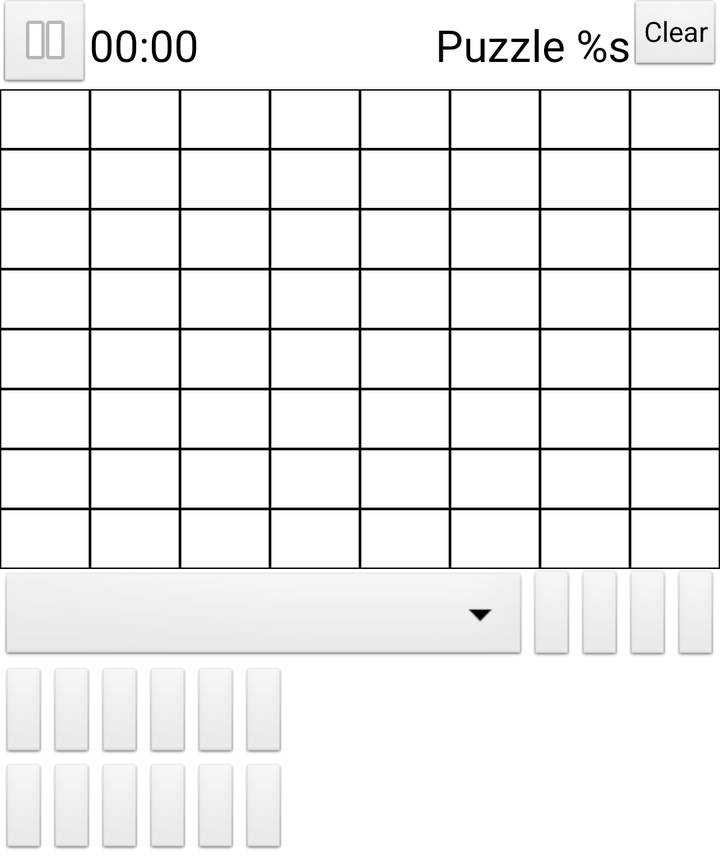
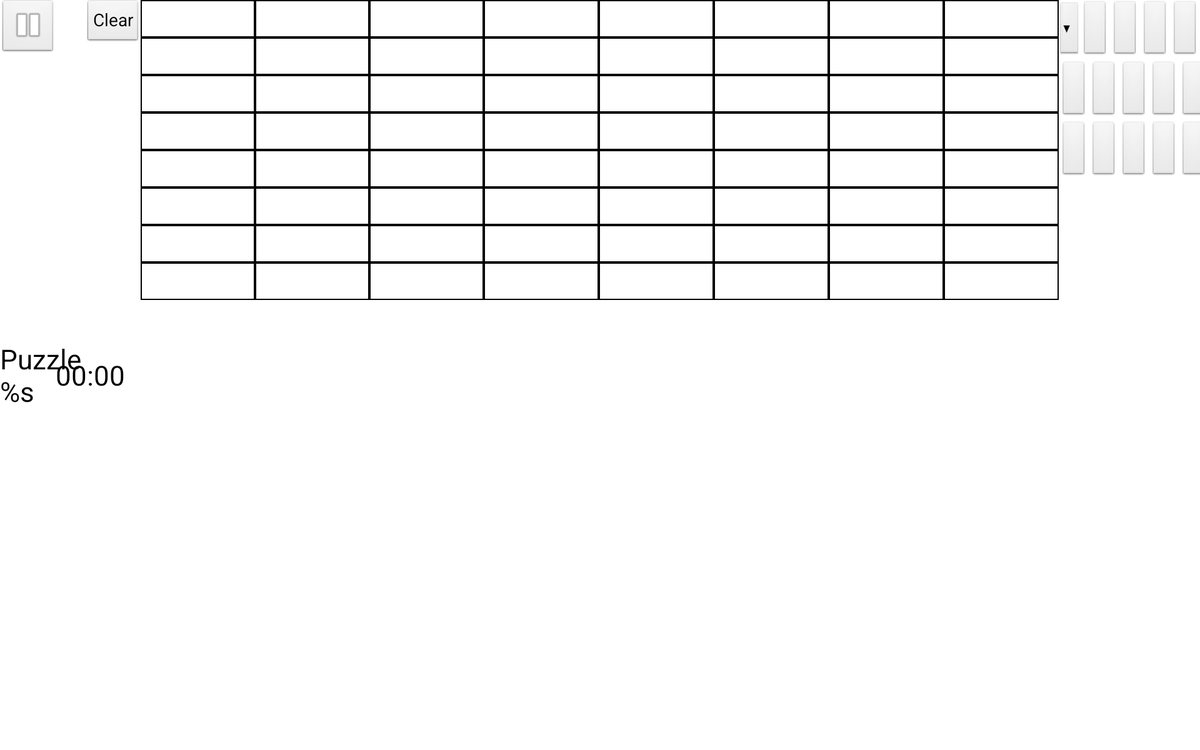

The same Android screen from two of the app's own layout files: first res/layout/ as a phone draws it, then the repository's variant for another configuration, drawn on a device whose configuration selects that folder. Both files follow.
<!-- AndroidManifest.xml: application theme AppTheme -->
<!-- res/layout/activity_connect64.xml -->
<LinearLayout xmlns:android="http://schemas.android.com/apk/res/android"
    xmlns:tools="http://schemas.android.com/tools"
    android:id="@+id/container"
    android:layout_width="fill_parent"
    android:layout_height="wrap_content"
    android:layout_alignParentLeft="true"
    android:layout_alignParentTop="true"
    android:orientation="vertical" >

    <include
        android:layout_width="fill_parent"
        android:layout_height="wrap_content"
        layout="@layout/label_and_back" />

    <include
        android:layout_width="fill_parent"
        android:layout_height="wrap_content"
        layout="@layout/game_grid" />

    <include
        android:layout_width="fill_parent"
        android:layout_height="wrap_content"
        layout="@layout/input_buttons" />

</LinearLayout>
<!-- res/layout/label_and_back.xml (included above) -->
<RelativeLayout xmlns:android="http://schemas.android.com/apk/res/android"
    android:id="@+id/RelativeLayout1"
    android:layout_width="wrap_content"
    android:layout_height="wrap_content" >

    <ImageButton
        android:id="@+id/pauseResumeButton"
        style="?android:attr/buttonStyleSmall"
        android:layout_width="wrap_content"
        android:layout_height="wrap_content"
        android:layout_alignParentLeft="true"
        android:layout_alignParentTop="true"
        android:contentDescription="@string/pause"
        android:onClick="pauseResumeClick"
        android:src="@android:drawable/ic_media_pause" />

    <Chronometer
        android:id="@+id/chronometer"
        android:layout_width="wrap_content"
        android:layout_height="wrap_content"
        android:layout_centerVertical="true"
        android:layout_toRightOf="@+id/pauseResumeButton"
        android:textAppearance="?android:attr/textAppearanceLarge" />

    <TextView
        android:id="@+id/puzzleLabel"
        android:layout_width="wrap_content"
        android:layout_height="wrap_content"
        android:layout_centerVertical="true"
        android:layout_toLeftOf="@+id/clear"
        android:text="@string/puzzle_s"
        android:textAppearance="?android:attr/textAppearanceLarge" />

    <Button
        android:id="@+id/clear"
        style="?android:attr/buttonStyleSmall"
        android:layout_width="wrap_content"
        android:layout_height="wrap_content"
        android:layout_alignParentRight="true"
        android:layout_alignParentTop="true"
        android:onClick="clearButtonClick"
        android:text="@string/clear" />

</RelativeLayout>
<!-- res/layout/game_grid.xml (included above) -->
<?xml version="1.0" encoding="utf-8"?>

<TableLayout xmlns:android="http://schemas.android.com/apk/res/android"
    android:id="@+id/connect64"
    android:layout_width="wrap_content"
    android:layout_height="wrap_content"
    android:background="#FFFFFF" >

    <TableRow
        android:layout_width="fill_parent"
        android:layout_height="wrap_content" >

        <Button
            style="@style/MarginlessButton"
            android:tag="11" />

        <Button
            style="@style/MarginlessButton"
            android:tag="12" />

        <Button
            style="@style/MarginlessButton"
            android:tag="13" />

        <Button
            style="@style/MarginlessButton"
            android:tag="14" />

        <Button
            style="@style/MarginlessButton"
            android:tag="15" />

        <Button
            style="@style/MarginlessButton"
            android:tag="16" />

        <Button
            style="@style/MarginlessButton"
            android:tag="17" />

        <Button
            style="@style/MarginlessButton"
            android:tag="18" />
    </TableRow>

    <TableRow
        android:layout_width="fill_parent"
        android:layout_height="wrap_content" >

        <Button
            style="@style/MarginlessButton"
            android:tag="21" />

        <Button
            style="@style/MarginlessButton"
            android:tag="22" />

        <Button
            style="@style/MarginlessButton"
            android:tag="23" />

        <Button
            style="@style/MarginlessButton"
            android:tag="24" />

        <Button
            style="@style/MarginlessButton"
            android:tag="25" />

        <Button
            style="@style/MarginlessButton"
            android:tag="26" />

        <Button
            style="@style/MarginlessButton"
            android:tag="27" />

        <Button
            style="@style/MarginlessButton"
            android:tag="28" />
    </TableRow>

    <TableRow
        android:layout_width="fill_parent"
        android:layout_height="wrap_content" >

        <Button
            style="@style/MarginlessButton"
            android:tag="31" />

        <Button
            style="@style/MarginlessButton"
            android:tag="32" />

        <Button
            style="@style/MarginlessButton"
            android:tag="33" />

        <Button
            style="@style/MarginlessButton"
            android:tag="34" />

        <Button
            style="@style/MarginlessButton"
            android:tag="35" />

        <Button
            style="@style/MarginlessButton"
            android:tag="36" />

        <Button
            style="@style/MarginlessButton"
            android:tag="37" />

        <Button
            style="@style/MarginlessButton"
            android:tag="38" />
    </TableRow>

    <TableRow
        android:layout_width="fill_parent"
        android:layout_height="wrap_content" >

        <Button
            style="@style/MarginlessButton"
            android:tag="41" />

        <Button
            style="@style/MarginlessButton"
            android:tag="42" />

        <Button
            style="@style/MarginlessButton"
            android:tag="43" />

        <Button
            style="@style/MarginlessButton"
            android:tag="44" />

        <Button
            style="@style/MarginlessButton"
            android:tag="45" />

        <Button
            style="@style/MarginlessButton"
            android:tag="46" />

        <Button
            style="@style/MarginlessButton"
            android:tag="47" />

        <Button
            style="@style/MarginlessButton"
            android:tag="48" />
    </TableRow>

    <TableRow
        android:layout_width="fill_parent"
        android:layout_height="wrap_content" >

        <Button
            style="@style/MarginlessButton"
            android:tag="51" />

        <Button
            style="@style/MarginlessButton"
            android:tag="52" />

        <Button
            style="@style/MarginlessButton"
            android:tag="53" />

        <Button
            style="@style/MarginlessButton"
            android:tag="54" />

        <Button
            style="@style/MarginlessButton"
            android:tag="55" />

        <Button
            style="@style/MarginlessButton"
            android:tag="56" />

        <Button
            style="@style/MarginlessButton"
            android:tag="57" />

        <Button
            style="@style/MarginlessButton"
            android:tag="58" />
    </TableRow>

    <TableRow
        android:layout_width="fill_parent"
        android:layout_height="wrap_content" >

        <Button
            style="@style/MarginlessButton"
            android:tag="61" />

        <Button
            style="@style/MarginlessButton"
            android:tag="62" />

        <Button
            style="@style/MarginlessButton"
            android:tag="63" />

        <Button
            style="@style/MarginlessButton"
            android:tag="64" />

        <Button
            style="@style/MarginlessButton"
            android:tag="65" />

        <Button
            style="@style/MarginlessButton"
            android:tag="66" />

        <Button
            style="@style/MarginlessButton"
            android:tag="67" />

        <Button
            style="@style/MarginlessButton"
            android:tag="68" />
    </TableRow>

    <TableRow
        android:layout_width="fill_parent"
        android:layout_height="wrap_content" >

        <Button
            style="@style/MarginlessButton"
            android:tag="71" />

        <Button
            style="@style/MarginlessButton"
            android:tag="72" />

        <Button
            style="@style/MarginlessButton"
            android:tag="73" />

        <Button
            style="@style/MarginlessButton"
            android:tag="74" />

        <Button
            style="@style/MarginlessButton"
            android:tag="75" />

        <Button
            style="@style/MarginlessButton"
            android:tag="76" />

        <Button
            style="@style/MarginlessButton"
            android:tag="77" />

        <Button
            style="@style/MarginlessButton"
            android:tag="78" />
    </TableRow>

    <TableRow
        android:layout_width="fill_parent"
        android:layout_height="wrap_content" >

        <Button
            style="@style/MarginlessButton"
            android:tag="81" />

        <Button
            style="@style/MarginlessButton"
            android:tag="82" />

        <Button
            style="@style/MarginlessButton"
            android:tag="83" />

        <Button
            style="@style/MarginlessButton"
            android:tag="84" />

        <Button
            style="@style/MarginlessButton"
            android:tag="85" />

        <Button
            style="@style/MarginlessButton"
            android:tag="86" />

        <Button
            style="@style/MarginlessButton"
            android:tag="87" />

        <Button
            style="@style/MarginlessButton"
            android:tag="88" />
    </TableRow>

</TableLayout>
<!-- res/layout/input_buttons.xml (included above) -->
<TableLayout xmlns:android="http://schemas.android.com/apk/res/android"
    android:id="@+id/inputButtons"
    android:layout_width="wrap_content"
    android:layout_height="wrap_content" >

    <TableRow
        android:layout_width="fill_parent"
        android:layout_height="wrap_content" >

        <Spinner
            android:id="@+id/rangeSpinner"
            android:layout_width="wrap_content"
            android:layout_height="wrap_content"
            android:layout_span="2"
            android:layout_weight="0.166" />

        <Button
            style="@style/InputButtonPort"
            android:tag="in1" />

        <Button
            style="@style/InputButtonPort"
            android:tag="in2" />

        <Button
            style="@style/InputButtonPort"
            android:tag="in3" />

        <Button
            style="@style/InputButtonPort"
            android:tag="in4" />
    </TableRow>

    <TableRow
        android:layout_width="fill_parent"
        android:layout_height="wrap_content" >

        <Button
            style="@style/InputButtonPort"
            android:tag="in5" />

        <Button
            style="@style/InputButtonPort"
            android:tag="in6" />

        <Button
            style="@style/InputButtonPort"
            android:tag="in7" />

        <Button
            style="@style/InputButtonPort"
            android:tag="in8" />

        <Button
            style="@style/InputButtonPort"
            android:tag="in9" />

        <Button
            style="@style/InputButtonPort"
            android:tag="in10" />
    </TableRow>

    <TableRow
        android:layout_width="fill_parent"
        android:layout_height="wrap_content" >

        <Button
            style="@style/InputButtonPort"
            android:tag="in11" />

        <Button
            style="@style/InputButtonPort"
            android:tag="in12" />

        <Button
            style="@style/InputButtonPort"
            android:tag="in13" />

        <Button
            style="@style/InputButtonPort"
            android:tag="in14" />

        <Button
            style="@style/InputButtonPort"
            android:tag="in15" />

        <Button
            style="@style/InputButtonPort"
            android:tag="in16" />
    </TableRow>

</TableLayout>
<!-- resources referenced by this layout -->
<resources>
  <string name="clear">Clear</string>
  <string name="pause">Pause</string>
  <string name="puzzle_s">Puzzle %s</string>
  <style name="MarginlessButton" parent="@android:Widget.Button">
          <item name="android:layout_width">wrap_content</item>
          <item name="android:layout_height">wrap_content</item>
          <item name="android:layout_weight">.125</item>
          <item name="android:background">@drawable/connect64button</item>
          <item name="android:padding">0dp</item>
          <item name="android:minHeight">30dp</item>
          <item name="android:minWidth">30dp</item>
          <item name="android:onClick">gameButtonClick</item>
      </style>
  <style name="AppTheme" parent="AppBaseTheme" />
  <!-- drawable connect64button (drawable) -->
  <?xml version="1.0" encoding="utf-8"?>
  <selector xmlns:android="http://schemas.android.com/apk/res/android">
  
      <item android:drawable="@drawable/disabledgamebutton" android:state_enabled="false"/>
      <item android:drawable="@drawable/gamebutton"/>
  
  </selector>
  <style name="AppBaseTheme" parent="android:Theme.Light">
          
      </style>
  <!-- drawable disabledgamebutton (drawable) -->
  <?xml version="1.0" encoding="utf-8"?>
  
  <shape xmlns:android="http://schemas.android.com/apk/res/android" >
  
      <size
          android:height="5dp"
          android:width="5dp" />
  
      <stroke
          android:width="2px"
          android:color="#000000" />
  
      <solid android:color="#AAAAAA" />
  
  </shape>
  <!-- drawable gamebutton (drawable) -->
  <?xml version="1.0" encoding="utf-8"?>
  
  <shape xmlns:android="http://schemas.android.com/apk/res/android" >
  
      <size
          android:height="5dp"
          android:width="5dp" />
  
      <stroke
          android:width="2px"
          android:color="#000000" />
  
      <solid android:color="#00000000" />
  
  </shape>
</resources>
<!-- res/layout-sw600dp-land/activity_connect64.xml (the repository's variant of the layout above) -->
<!-- drawn on a 7-inch tablet turned sideways -->
<LinearLayout xmlns:android="http://schemas.android.com/apk/res/android"
    xmlns:tools="http://schemas.android.com/tools"
    android:id="@+id/container"
    android:layout_width="fill_parent"
    android:layout_height="fill_parent"
    android:layout_alignParentLeft="true"
    android:layout_alignParentTop="true"
    android:orientation="horizontal"
    android:baselineAligned="false" >

    <include
        android:layout_width="0dip"
        android:layout_height="fill_parent"
        android:layout_weight="2"
        layout="@layout/label_and_back" />

    <include
        android:layout_width="0dip"
        android:layout_height="match_parent"
        android:layout_weight="13"
        layout="@layout/game_grid" />

    <include
        android:layout_width="0dip"
        android:layout_weight="2"
        android:layout_height="fill_parent"
        layout="@layout/input_buttons" />

</LinearLayout>
